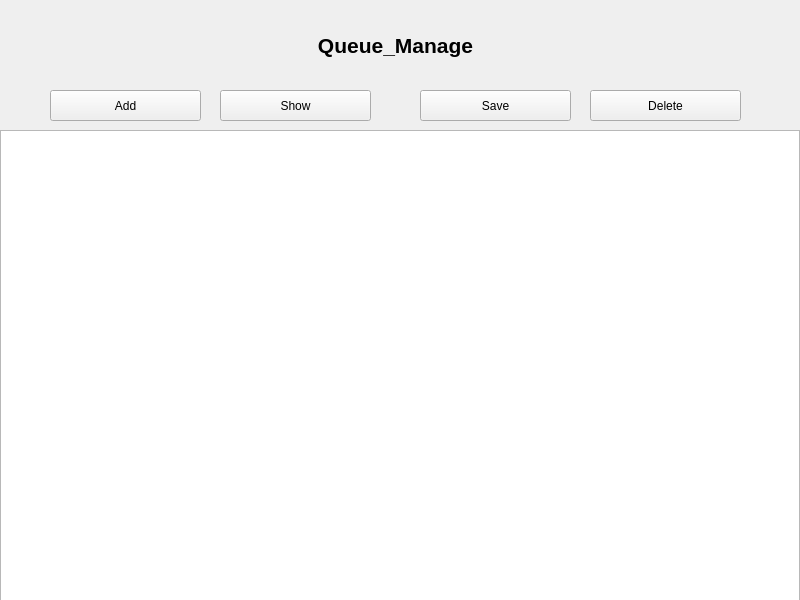
<?xml version="1.0" encoding="UTF-8"?>
<ui version="4.0">
 <class>Queue_Manage</class>
 <widget class="QWidget" name="Queue_Manage">
  <property name="geometry">
   <rect>
    <x>0</x>
    <y>0</y>
    <width>800</width>
    <height>600</height>
   </rect>
  </property>
  <property name="windowTitle">
   <string>Form</string>
  </property>
  <widget class="QTableView" name="tableView">
   <property name="geometry">
    <rect>
     <x>0</x>
     <y>130</y>
     <width>800</width>
     <height>471</height>
    </rect>
   </property>
  </widget>
  <widget class="QPushButton" name="pushButton">
   <property name="geometry">
    <rect>
     <x>50</x>
     <y>90</y>
     <width>151</width>
     <height>31</height>
    </rect>
   </property>
   <property name="text">
    <string>Add</string>
   </property>
  </widget>
  <widget class="QPushButton" name="pushButton_2">
   <property name="geometry">
    <rect>
     <x>590</x>
     <y>90</y>
     <width>151</width>
     <height>31</height>
    </rect>
   </property>
   <property name="text">
    <string>Delete</string>
   </property>
  </widget>
  <widget class="QPushButton" name="pushButton_4">
   <property name="geometry">
    <rect>
     <x>420</x>
     <y>90</y>
     <width>151</width>
     <height>31</height>
    </rect>
   </property>
   <property name="text">
    <string>Save</string>
   </property>
  </widget>
  <widget class="QPushButton" name="pushButton_5">
   <property name="geometry">
    <rect>
     <x>220</x>
     <y>90</y>
     <width>151</width>
     <height>31</height>
    </rect>
   </property>
   <property name="text">
    <string>Show</string>
   </property>
  </widget>
  <widget class="QLabel" name="label">
   <property name="geometry">
    <rect>
     <x>170</x>
     <y>20</y>
     <width>451</width>
     <height>51</height>
    </rect>
   </property>
   <property name="text">
    <string>&lt;html&gt;&lt;head/&gt;&lt;body&gt;&lt;p align=&quot;center&quot;&gt;&lt;span style=&quot; font-size:16pt; font-weight:700;&quot;&gt;Queue_Manage&lt;/span&gt;&lt;/p&gt;&lt;/body&gt;&lt;/html&gt;</string>
   </property>
  </widget>
 </widget>
 <resources/>
 <connections/>
</ui>
